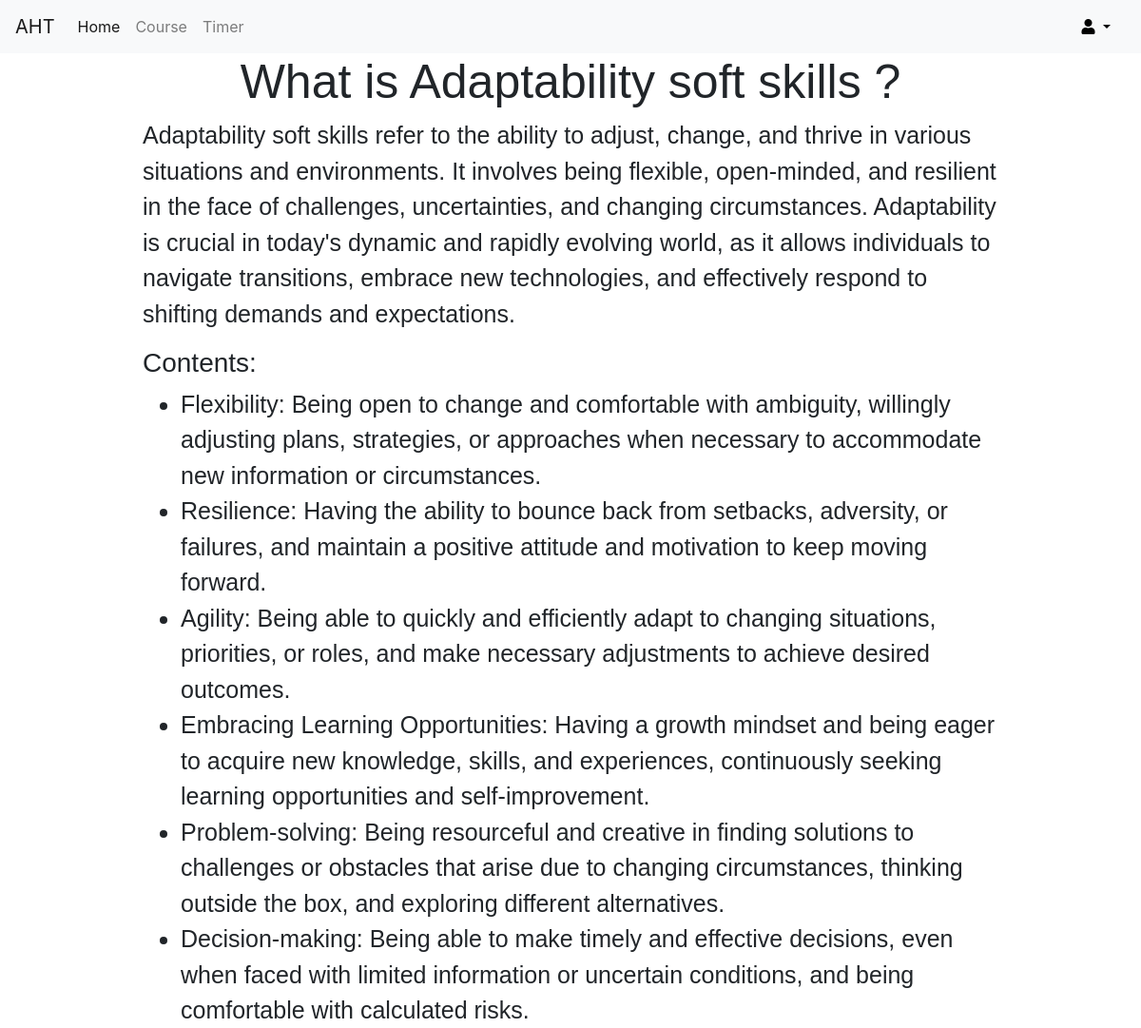
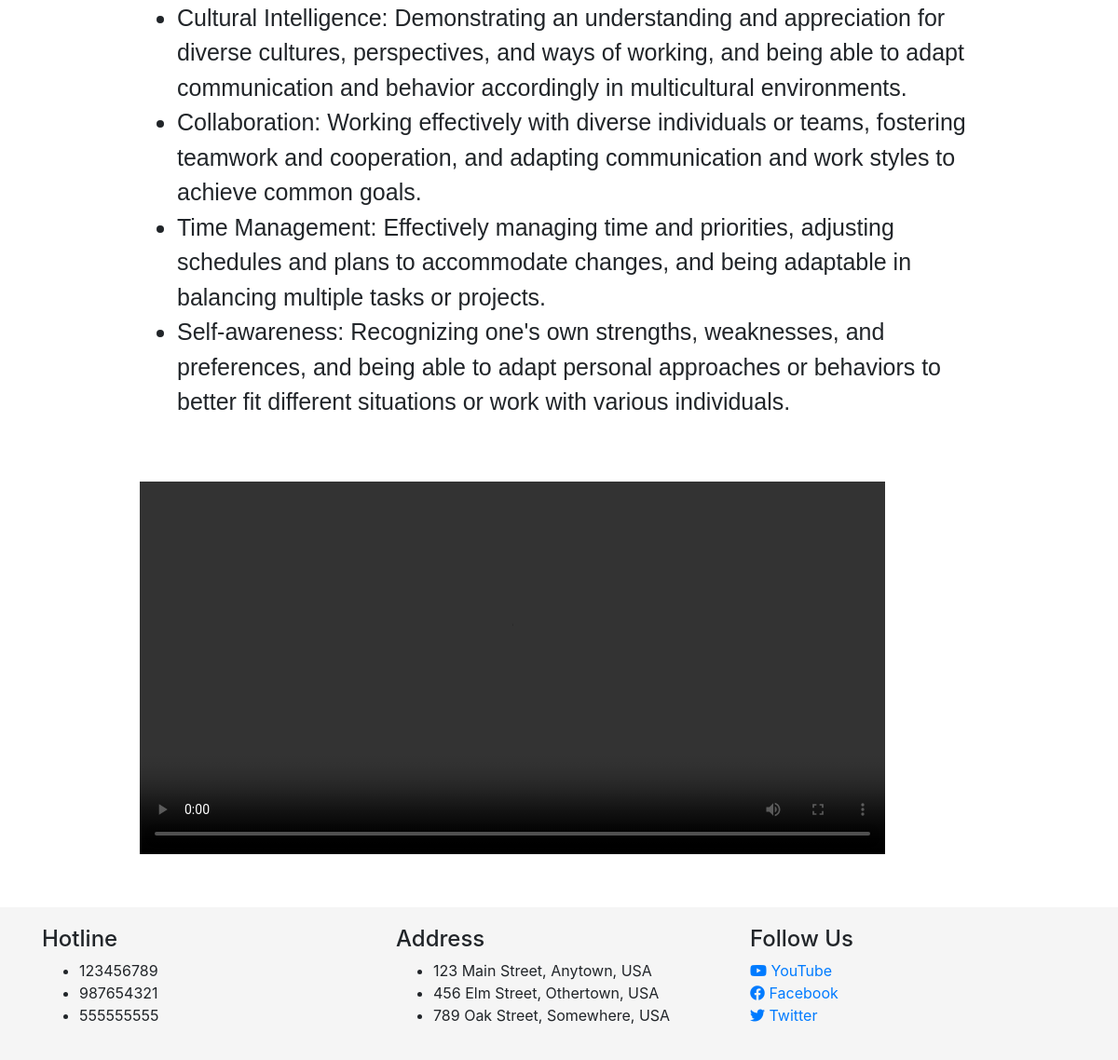
/course/58/, run on the app's committed database (2 pictures, top to bottom).
### user/models.py (models this page shows, shortened)
class Course(models.Model):
    card_image = models.CharField(max_length=200, null=True)
    card_title = models.CharField(max_length=200, null=True)
    card_text = models.CharField(max_length=200, null=True)
    title = models.CharField(max_length=200)
    description = models.TextField(blank=True, null=True)
    contents = models.TextField(blank=True, null=True)
    videos = models.CharField(max_length=200, null=True)

### user/views.py (the view)
# urls.py: path('course/<int:course_id>/', views.detail, name='detail'),
def detail(request, course_id):
    courses = Course.objects.filter(id=course_id)
    context = {"courses": courses, "course_id":course_id}
    for course in courses:                                                             #cai nay khi dung sang trang khac thi copy nguyen si no vao
        contents = json.loads(course.contents)
        course.contents = contents
    return render(request,'detail.html', context)

### templates/detail.html (shortened to what this page needs)
{% load static %}
<!DOCTYPE html>
<html lang="en">
<head>
    <link rel="stylesheet" href="{% static 'css/detail.css' %}">
    <link rel="stylesheet" href="https://cdnjs.cloudflare.com/ajax/libs/font-awesome/5.15.3/css/all.min.css">
    <link rel="stylesheet" href="https://cdnjs.cloudflare.com/ajax/libs/font-awesome/5.15.3/css/all.min.css">
    <link rel="stylesheet" href="https://maxcdn.bootstrapcdn.com/bootstrap/4.5.2/css/bootstrap.min.css">
</head>
<body>
  <nav class="navbar navbar-expand-lg navbar-light bg-light">
		<a class="navbar-brand" href="{% url 'homepage' %}">AHT</a>
		<div class="collapse navbar-collapse" id="navbarNav">
			<ul class="navbar-nav">
				<li class="nav-item active">
					<a class="nav-link" href="{% url 'homepage' %}">Home</a>
				</li>
				<li class="nav-item">
					<a class="nav-link" href="{% url 'course' %}">Course</a>
				</li>
				<li class="nav-item">
					<a class="nav-link" href="{% url 'timer' %}" >Timer</a>
				</li>
			</ul>
		</div>
    <div>
          <a class="nav-link dropdown-toggle" href="#" id="navbarDropdown" role="button" data-toggle="dropdown" aria-haspopup="true" aria-expanded="false">
            <i class="fas fa-user"></i>
          </a>
    </div>
	</nav>
        <div class="detail-container">
        {% for course in courses %}
        {% if course_id %}
          <h2>{{ course.title }}</h2>
          <p>{{ course.description }}</p>
          {% if course.contents %}
              <h3>Contents:</h3>
              <ul>
                  {% for key, value in course.contents.items %}
                      <li>{{ value }}</li>
                  {% endfor %}
              </ul>
          {% endif %}
          <video class="video-contents" controls>
            <source src="{{course.videos}}">
          </video>
        {% endif %}
        {% endfor %}
        </div>
          <div class="footer">
            <div class="container">
              <div class="row">
                <div class="col-md-4">
                  <h4>Hotline</h4>
                  <ul>
                    <li>123456789</li>
                    <li>987654321</li>
                    <li>555555555</li>
                  </ul>
                </div>
                <div class="col-md-4">
                  <h4>Address</h4>
                  <ul>
                    <li>123 Main Street, Anytown, USA</li>
                    <li>456 Elm Street, Othertown, USA</li>
                    <li>789 Oak Street, Somewhere, USA</li>
                  </ul>
                </div>
                <div class="col-md-4">
                  <h4>Follow Us</h4>
                  <ul class="list-inline">
                    <li>
                      <a href="https://www.youtube.com/channel/UCGIIzeVV5SY7GU97GIYBgnQ">
                        <i class="fab fa-youtube"></i> YouTube
                      </a>
                    </li>
                    <li>
                      <a href="https://www.facebook.com/lmao098">
                        <i class="fab fa-facebook"></i> Facebook
                      </a>
                    </li>
                    <li>
                      <a href="https://twitter.com/Whoknow098">
                        <i class="fab fa-twitter"></i> Twitter
                      </a>
                    </li>
                  </ul>
                </div>
              </div>
            </div>
          </div>
  </body>
</html>

### static/css/detail.css (style rules this page uses)
.detail-container { width: 900px; font-family: 'Gill Sans', 'Gill Sans MT', Calibri, 'Trebuchet MS', sans-serif; margin: 0 auto; }
.detail-container h2 { font-size: 50px; text-align: center; }
.detail-container p { font-size: 25px; }
.detail-container li { font-size: 25px; }
.nav-link, .dropdown-item { color: black; text-decoration: none; }
.video-contents { margin-top: 50px; width: 800px; height: 400px; }
.footer { background-color: #f5f5f5; padding: 20px 0; bottom: 0; width: 100%; margin-top: 50px; }

### data on the page
Course: title "What is Adaptability soft skills ?", description "Adaptability soft skills refer to the ability to adjust, change, and thrive in various situations and environments. It involves being flexible, open-minded, and resilient in the face of challenges, uncertainties, and changing circumstances. Adaptability is crucial in today's dynamic and rapidly evolving world, as it allows individuals to navigate transitions, embrace new technologies, and effectively respond to shifting demands and expectations.", contents "Flexibility: Being open to change and comfortable with ambiguity, willingly adjusting plans, strategies, or approaches when necessary to accommodate new information or circumstances." "Resilience: Having the ability to bounce back from setbacks, adversity, or failures, and maintain a positive attitude and motivation to keep moving forward." "Agility: Being able to quickly and efficiently adapt to changing situations, priorities, or roles, and make necessary adjustments to achieve desired outcomes." "Embracing Learning Opportunities: Having a growth mindset and being eager to acquire new knowledge, skills, and experiences, continuously seeking learning opportunities and self-improvement." "Problem-solving: Being resourceful and creative in finding solutions to challenges or obstacles that arise due to changing circumstances, thinking outside the box, and exploring different alternatives." "Decision-making: Being able to make timely and effective decisions, even when faced with limited information or uncertain conditions, and being comfortable with calculated risks." "Cultural Intelligence: Demonstrating an understanding and appreciation for diverse cultures, perspectives, and ways of working, and being able to adapt communication and behavior accordingly in multicultural environments." "Collaboration: Working effectively with diverse individuals or teams, fostering teamwork and cooperation, and adapting communication and work styles to achieve common goals." "Time Management: Effectively managing time and priorities, adjusting schedules and plans to accommodate changes, and being adaptable in balancing multiple tasks or projects." "Self-awareness: Recognizing one's own strengths, weaknesses, and preferences, and being able to adapt personal approaches or behaviors to better fit different situations or work with various individuals."
